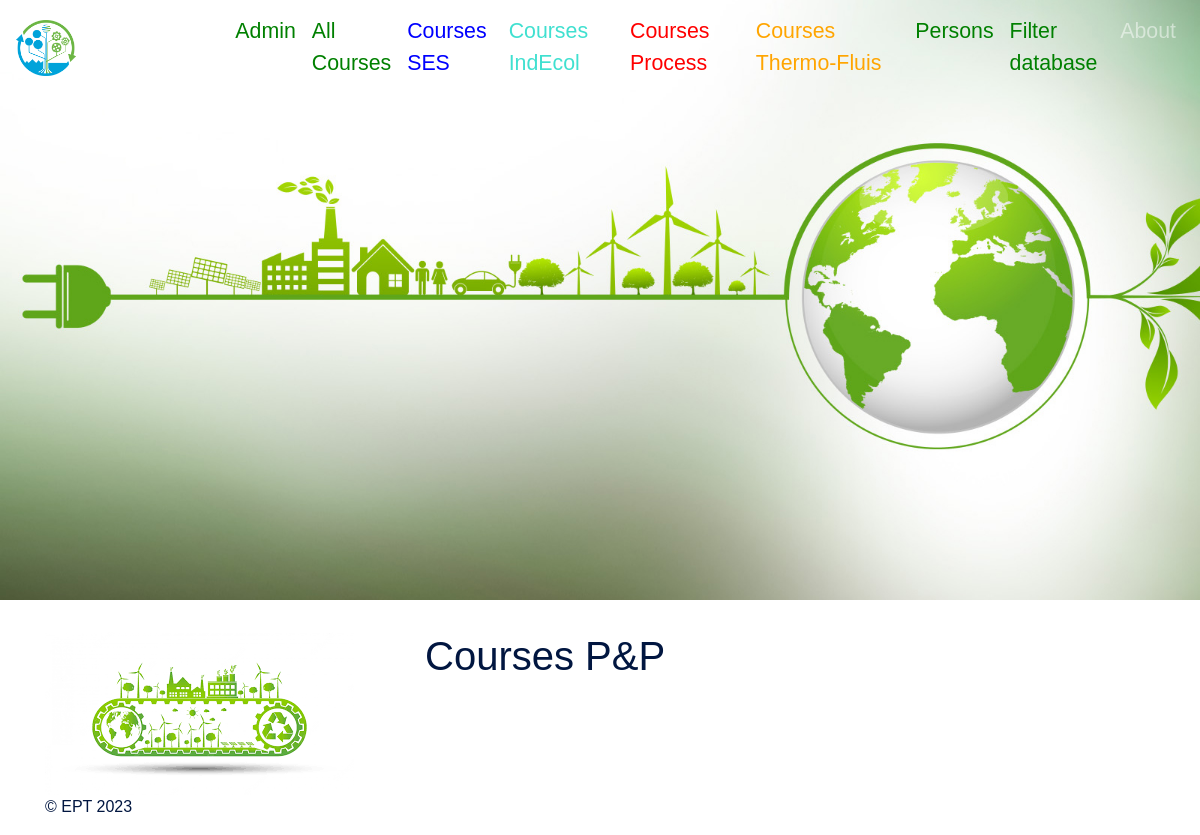
Page /courses_process/ on the earlier database version.
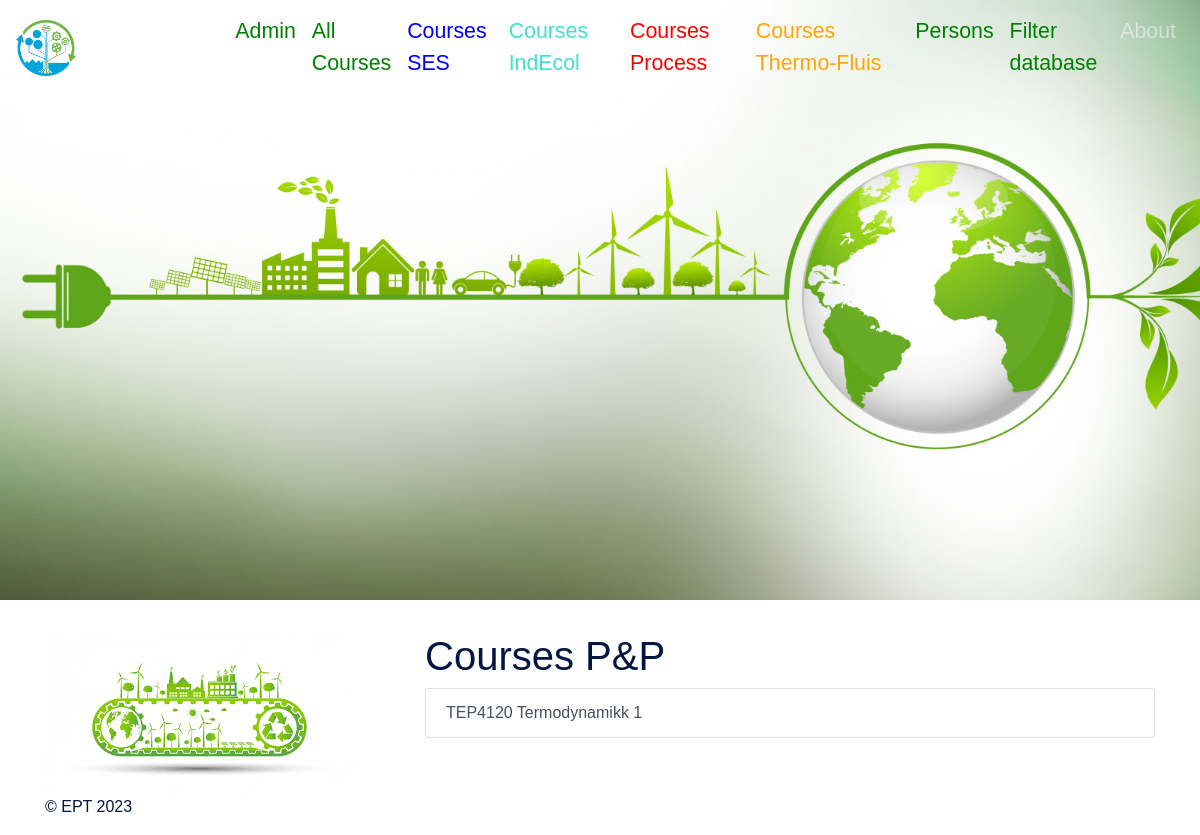
Same page on the later database version.
### app_teaching/models.py (models this page shows)
class Course(models.Model):
    course_id = models.CharField(
        unique=True,
        null=False,
        blank=False,
        max_length=50
    )
    name= models.CharField(
        null=False,
        blank=False,
        max_length=200
    )
    type = models.CharField(choices = course_type_choices,
                            max_length=3,
                            default='-')
    group = models.CharField(choices = course_group_choices,
                            max_length=3,
                            default='-')
    semester = models.CharField(choices = semester_type_choices,
                            max_length=2,
                            default='-')
    studiepoeng = models.CharField(choices = studiepoeng_choices,
                            max_length=4,default='-'
                            )
    nb_student = models.IntegerField(
        null = True,
    )
    nb_vit= models.IntegerField(
        null = True,
    )
    nb_stud_ass= models.IntegerField(
        null = True,
    )
    def __str__(self):
        return self.course_id + ' ' + self.name

### app_teaching/views.py (the view)
# urls.py: path('courses_process/', views.courses_process, name = 'courses_process'),
def courses_process(request):
    all_courses_process = models.Course.objects.all()
    return render(request,'courses_process.html',{'courses_process': all_courses_process})

### app_teaching/templates/courses_process.html (shortened to what this page needs)
{% extends 'base.html' %}
{%block content%}
<h1>Courses P&P</h1>
<ul class = "list-group">
{%for course in courses_process%}
{%if course.group == 'p'%}
    <a class = "list-group-item list-group-item-action" href = " {% url 'course_details' course.id %}">
        {{course}}
    </a>
    {%endif%}
{%endfor%}
</ul>
{%endblock content%}

Differences in the rows shown:
now on this page (row edited): Course: course+name "TEP4120 Termodynamikk 1"
